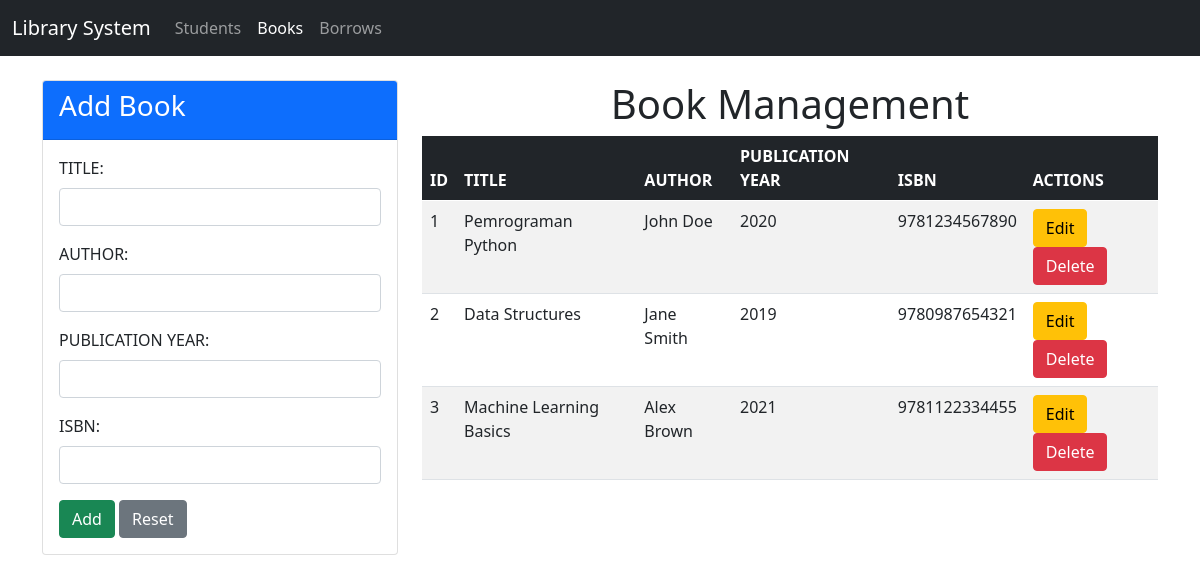
Screenshot of /book.php with the database file from the repository.
### tables this page shows
CREATE TABLE books (
    book_id INT PRIMARY KEY AUTO_INCREMENT,
    title VARCHAR(200) NOT NULL,
    author VARCHAR(100) NOT NULL,
    publication_year INT,
    isbn VARCHAR(13) UNIQUE
);

### controllers/Book.controller.php (called while the page is built, shortened)
<?php
include_once("models/Book.class.php");
include_once("views/Book.view.php");
class BookController
{
  private $book;
  function __construct()
  {
    $this->book = new Book(Conf::$db_host, Conf::$db_user, Conf::$db_pass, Conf::$db_name);
  }
  public function index()
  {
    $this->book->open();
    $this->book->getBook();
    $data = array();
    while ($row = $this->book->getResult()) {
      array_push($data, $row);
    }
    $view = new BookView();
    $view->render($data);
  }
}

### views/Book.view.php (the view, shortened to what this page needs)
<?php
class BookView
{
  public function render($data)
  {
    $no = 1;
    $dataBook = null;
    foreach ($data as $val) {
      list($id, $title, $author, $publication_year, $isbn) = $val;
      $dataBook .= "<tr>
                  <td>" . $no++ . "</td>
                  <td>" . $title . "</td>
                  <td>" . $author . "</td>
                  <td>" . $publication_year . "</td>
                  <td>" . $isbn . "</td>
                  <td>
                  <a href='book.php?id_edit=" . $id .  "' class='btn btn-warning'>Edit</a>
                  <a href='book.php?id_hapus=" . $id . "' class='btn btn-danger'>Delete</a>
                  </td>
                  </tr>";
    }
  }
}

### rows the page displays
books: title "Pemrograman Python", author "John Doe", publication_year "2020", isbn "9781234567890"
books: title "Data Structures", author "Jane Smith", publication_year "2019", isbn "9780987654321"
books: title "Machine Learning Basics", author "Alex Brown", publication_year "2021", isbn "9781122334455"
